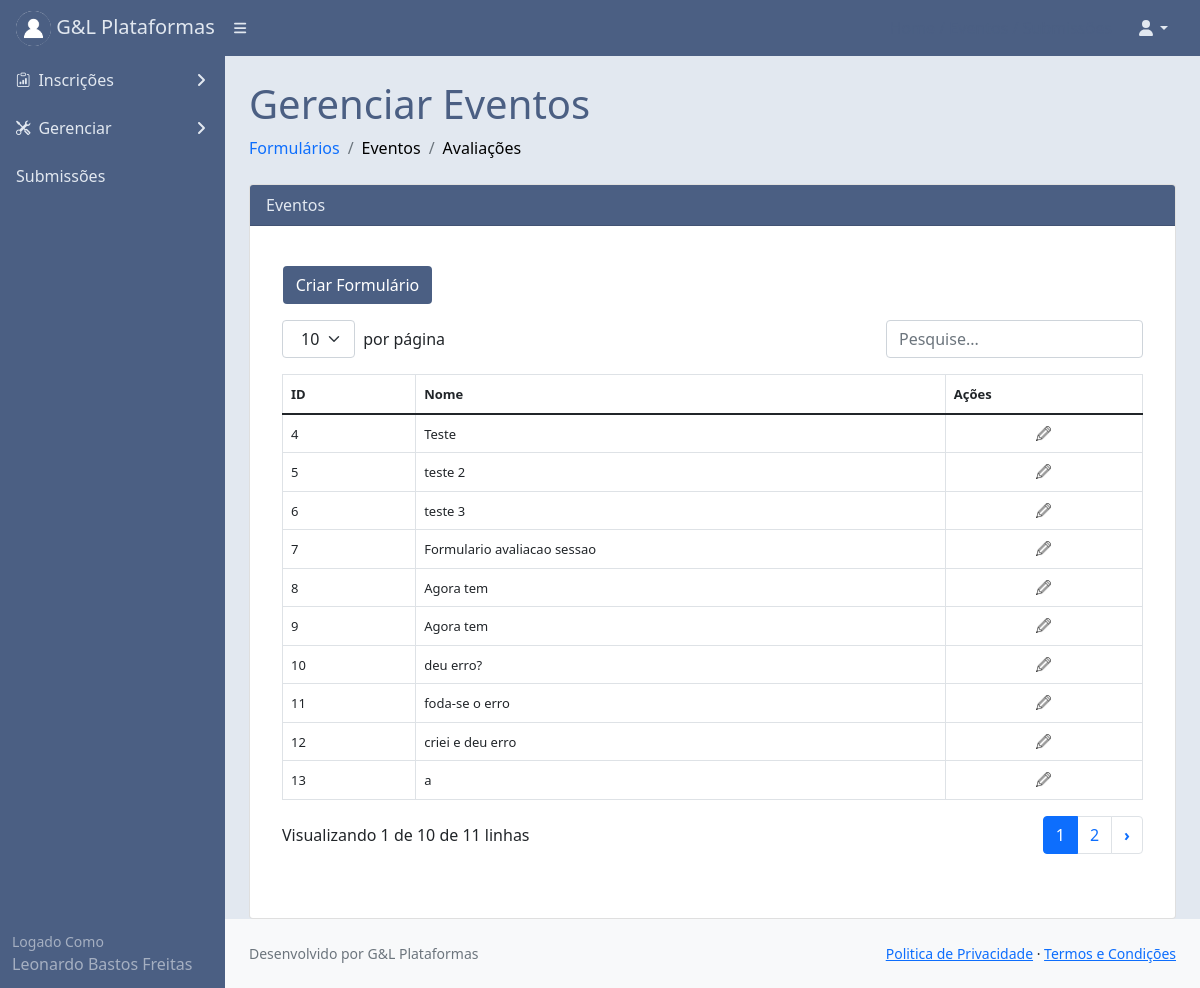
Before: /formularios/ (signed in) with the older database file.
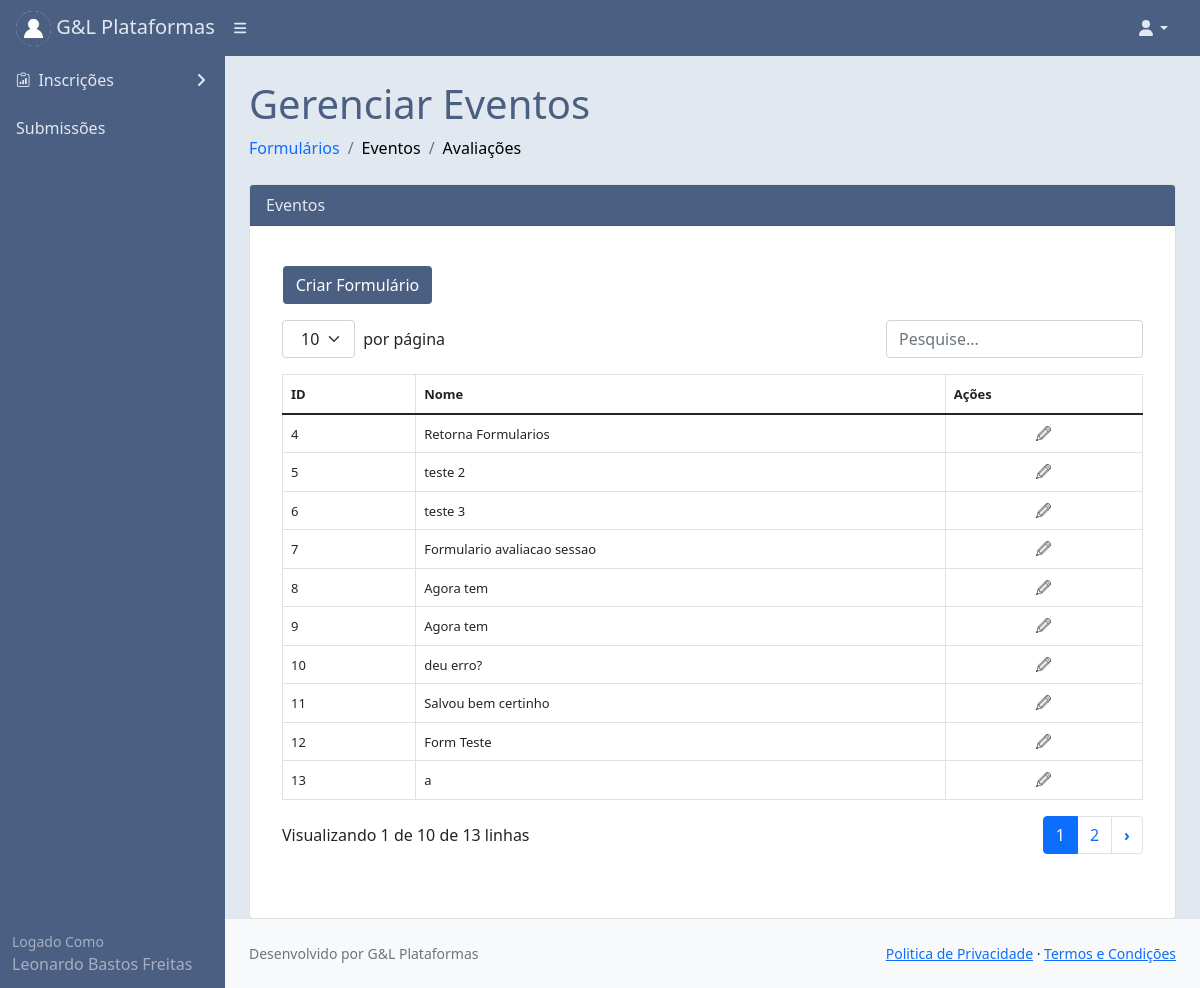
After: the same page with the newer database file.
### core/models.py (models this page shows)
class Usuariocd(models.Model):
    cpf = models.CharField(max_length=11)
    nome = models.CharField(max_length=300)
    cep = models.CharField(max_length=8)
    nascimento = models.DateField()
    email = models.EmailField()
    endereco = models.CharField(max_length=500)
    cidade = models.CharField(max_length=150)
    bairro = models.CharField(max_length=150)
    pais = models.CharField(max_length=150)
    instituicao = models.CharField(max_length=150)
    cmp = models.CharField(max_length=3)
    categ = models.CharField(max_length=150)
    cinfo = models.CharField(max_length=3)
    gestor_plataforma = models.CharField(max_length=3)
    autor = models.CharField(max_length=3)
    avaliador = models.CharField(max_length=3)
    lider = models.CharField(max_length=3)
    id_usuario = models.BigIntegerField()
    contato = models.BigIntegerField(null=True)
    perfil = models.FileField(upload_to='')

class Formulario(models.Model):
    c1 = models.CharField(max_length=500)
    c2 = models.CharField(max_length=500)
    c3 = models.CharField(max_length=500)
    c4 = models.CharField(max_length=500)
    c5 = models.CharField(max_length=500)
    c6 = models.CharField(max_length=500)
    c7 = models.CharField(max_length=500)
    c8 = models.CharField(max_length=500)
    c9 = models.CharField(max_length=500)
    c10 = models.CharField(max_length=500)
    id_evento = models.BigIntegerField()
    nome_formulario = models.CharField(max_length=150)
    data_cadastro = models.DateTimeField(auto_now=True)

### core/views.py (the view)
# urls.py: path('formularios/', views.formulario),
@login_required(login_url='/login/')
def formulario(request):
    id = request.GET.get('id')
    meuid = User.objects.filter(username=request.user)
    for m in meuid:
        mid = m.id
    usuarios = Usuariocd.objects.filter(id_usuario=mid)
    eventos = Evento.objects.filter(status='andamento')
    sessao = Sessoes.objects.all()
    formulario = Formulario.objects.all()
    dados = {'eventos': eventos,
             'usuarios': usuarios,
             'sessao': sessao,
             'formulario':formulario}
    return render(request, 'formularios.html', dados)

### templates/formularios.html (shortened to what the changed rows need)
{% extends 'base.html' %}
{% load static %}
{% block content %}
<div id="layoutSidenav_content" style="background:#e2e8f0;">
                <main>
                    <div class="container-fluid px-4">
                        <h1 class="mt-4" style="color:#4B5F83;">Gerenciar Eventos</h1>
                                <p class="mb-0">
                                  <div class="card">
                                 <div class="card-body">
                              <div align="left">
                                   <a href="/cformulario/" style="text-decoration:none;">
                                    </a>
                              </div>
                                <div class="card-body">
                                  <table class="table" id="datatablesSimple">
                                    <thead>
                                        <tr>
                                             <th><font size="2px">ID</font></th>
                                            <th><font size="2px">Nome</font></th>
                                            <th><font size="2px">Ações</font></th>
                                        </tr>
                                    </thead>
                                    <tbody>
                                            {% for formulario in formulario %}
                                                                                 <tr>
                                             <td><font size="2px">{{formulario.id}}</font></td>
                                            <td><font size="2px">{{formulario.nome_formulario }}  </font></td>
                                            <td><font size="2px">
                                                <form method="POST" action="/editarevento/?id={{eventos.id}}">{% csrf_token %}
                                                <div align="center">
                                                     <a href="/editarformulario/?id={{formulario.id}}">
                                                    <img src={% static "assets/lapis.png" %}
                                                         width="15" height="15" /></a>
                                                </div>
                                            </font></td>
                                        </tr>
                                                {% endfor %}
                                    </tbody>
                                </table>
                                </div>
                        </div>
                                </p>
                    </div>
                </main>
            </div>
        </div>
{% endblock %}

### templates/base.html (shortened to what this page needs)
{% load static %}
<!DOCTYPE html>
<html lang="pt-br">
    <head>
        <link href={% static "css/styles.css" %} rel="stylesheet" />
        <link href={% static "css/step.css" %} rel="stylesheet" />
        <link href={% static "css/gira.css" %} rel="stylesheet" />
        <link rel="stylesheet" href="https://cdn.jsdelivr.net/npm/bootstrap-icons@1.3.0/font/bootstrap-icons.css">
    </head>
    <body>
        <nav class="sb-topnav navbar navbar-expand navbar-dark" style="background:#4B5F83;">
            <a class="navbar-brand ps-3" href="#" style="color:#e2e8f0;">
                {% for usuarios in usuarios %}
                <img src="/media/{{usuarios.perfil}}"
                     alt="Admin"
                     class="rounded-circle"
                     width="35" height="35"> G&L Plataformas
                {% endfor %}
            </a>
            <button class="btn btn-link btn-sm order-1 order-lg-0 me-4 me-lg-0" id="sidebarToggle" href="#!"><i class="fas fa-bars" style="color:#e2e8f0;"></i></button>
            <form class="d-none d-md-inline-block form-inline ms-auto me-0 me-md-3 my-2 my-md-0">
                <a href="#" style="text-decoration:none; color:#4B5F83;">
                </a>
                <a href="#" style="text-decoration:none; color:#4B5F83;">
                </a>
                <a href="/submissoes/" style="text-decoration:none; color:#4B5F83;">
                </a>
            </form>
            <ul class="navbar-nav ms-auto ms-md-0 me-3 me-lg-4">
                <li class="nav-item dropdown">
                    <a class="nav-link dropdown-toggle" id="navbarDropdown" href="#" role="button" data-bs-toggle="dropdown" aria-expanded="false" style="color:#e2e8f0;"><i class="fas fa-user fa-fw"></i></a>
                </li>
            </ul>
        </nav>
        <div id="layoutSidenav">
            <div id="layoutSidenav_nav" >
                <nav class="sb-sidenav accordion sb-sidenav-dark" id="sidenavAccordion" >
                    <div class="sb-sidenav-menu" style="background:#4B5F83;">
                        <div class="nav">
                             <a class="nav-link collapsed" href="#" data-bs-toggle="collapse" data-bs-target="#pagesCollapseAuth" aria-expanded="false" aria-controls="pagesCollapseAuth">
                                        <div class="sb-nav-link-icon" style="color:#e2e8f0;"><i class="bi bi-clipboard-data"></i></div>
                                        <div style="color:#e2e8f0;">Inscrições</div>
                                        <div class="sb-sidenav-collapse-arrow" style="color:#e2e8f0;"><i class="fas fa-angle-down"></i></div>
                                    </a>
                            {% for usuarios in usuarios %}
                            {% if usuarios.gestor_plataforma == 'sim' %}
                            <a class="nav-link collapsed" href="#" data-bs-toggle="collapse" data-bs-target="#collapsePages" aria-expanded="false" aria-controls="collapsePages">
                                <div class="sb-nav-link-icon" style="color:#e2e8f0;"><i class="bi bi-tools"></i></div>
                                <div style="color:#e2e8f0;">Gerenciar</div>
                                <div class="sb-sidenav-collapse-arrow" style="color:#e2e8f0;"><i class="fas fa-angle-down"></i></div>
                            </a>
                            {% endif %}
                            {% endfor %}
                            <a class="nav-link" href="/submetidos/" style="color:#e2e8f0;">Submissões</a>
                        </div>
                    </div>
                    <div class="sb-sidenav-footer" style="background:#4B5F83;">
                        <div class="small" >Logado Como</div>
                        {% for usuarios in usuarios %}
                        {{usuarios.nome}}
                        {% endfor %}
                    </div>
                </nav>
            </div>
{% block content %}{% endblock %}
    </body>
</html>

Changed rows visible on the page:
changed Formulario id 4: nome_formulario "Teste" → "Retorna Formularios"
changed Formulario id 11: nome_formulario "foda-se o erro" → "Salvou bem certinho"
changed Formulario id 12: nome_formulario "criei e deu erro" → "Form Teste"
Other visible differences:
text written by a page script: "por página Visualizando 1 de 10 de 11 linhas 1 2 ›" → "por página Visualizando 1 de 10 de 13 linhas 1 2 ›"
